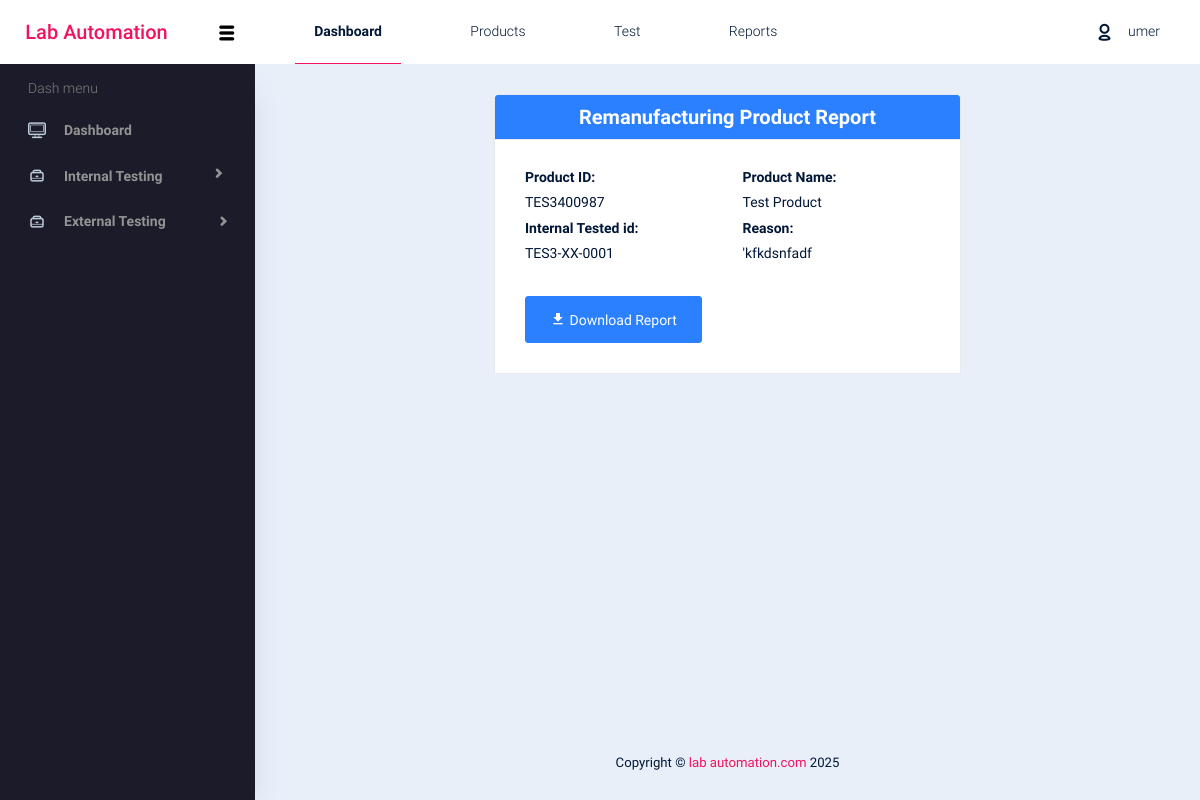
The app's page /remanufacturing-prod-report.php?prodid=2 (signed in) with its own data.
### tables this page shows
CREATE TABLE `remanufacturing` (
  `id` int(11) NOT NULL,
  `product_id` varchar(11) NOT NULL,
  `test_id` int(11) NOT NULL,
  `remarks` text DEFAULT NULL,
  `created_at` timestamp NOT NULL DEFAULT current_timestamp()
);

CREATE TABLE `products` (
  `id` int(11) NOT NULL,
  `product_id` char(10) DEFAULT NULL,
  `product_name` varchar(50) NOT NULL,
  `product_type_id` int(11) NOT NULL,
  `revision_code` char(2) NOT NULL,
  `manufacturing_number` char(5) NOT NULL,
  `manufactured_date` date NOT NULL,
  `created_at` timestamp NOT NULL DEFAULT current_timestamp(),
  `Uploaded_by` varchar(30) NOT NULL
);

CREATE TABLE `tests` (
  `id` int(11) NOT NULL,
  `test_id` varchar(20) DEFAULT NULL,
  `product_id` varchar(10) DEFAULT NULL,
  `test_type` varchar(50) DEFAULT NULL,
  `test_criteria` text DEFAULT NULL,
  `observed_output` text DEFAULT NULL,
  `test_result` enum('Passed','Failed') NOT NULL,
  `remarks` text DEFAULT NULL,
  `tested_by` varchar(100) DEFAULT NULL,
  `tested_at` datetime DEFAULT current_timestamp()
);

### remanufacturing-prod-report.php (the view, shortened to what this page needs)
<!DOCTYPE html>
<html lang="en">
<head>
    <link rel="stylesheet" href="vendors/typicons.font/font/typicons.css">
    <link rel="stylesheet" href="vendors/css/vendor.bundle.base.css">
    <link rel="stylesheet" href="css/vertical-layout-light/style.css">
    <link href="https://cdn.jsdelivr.net/npm/@mdi/font@7.2.96/css/materialdesignicons.min.css" rel="stylesheet">
</head>
<body>
    <div class="container-scroller">
        <?php include 'components/navBar.php'; ?>
        <div class="container-fluid page-body-wrapper">
            <?php include 'components/sideBar.php'; ?>
            <div class="main-panel">
                <div class="content-wrapper" style="display: flex; justify-content: center;">
                    <div class="row justify-content-center">
                        <div class="col-md-8">
                            <div class="card" id="htmlContent">
                                <div class="card-header bg-info text-white">
                                    <h3 class="text-center mb-0 font-weight-bold">Remanufacturing Product Report</h3>
                                </div>
                                <?php
                                include "config.php";
                                $id = $_GET['prodid'];
                                $sql = "SELECT
                                        r.id,
                                        r.product_id,
                                        t.test_id,
                                        p.product_name,
                                        r.remarks
                                        FROM remanufacturing r
                                        INNER JOIN tests t ON r.test_id = t.id
                                        INNER JOIN products p ON r.product_id = p.product_id
                                    WHERE r.id = {$id}";
                                $result = mysqli_query($connect, $sql);
                                if ($row = mysqli_fetch_assoc($result)) {
                                    ?>
                                    <div class="card-body">
                                        <div class="row">
                                            <div class="col-md-6">
                                                <h5 class="font-weight-bold">Product ID:</h5>
                                                <p><?= $row['product_id'] ?></p>
                                            </div>
                                            <div class="col-md-6">
                                                <h5 class="font-weight-bold">Product Name:</h5>
                                                <p><?= $row['product_name'] ?></p>
                                            </div>
                                            <div class="col-md-6">
                                                <h5 class="font-weight-bold"> Internal Tested id:</h5>
                                                <p><?= $row['test_id'] ?></p>
                                            </div>
                                            <div class="col-md-6">
                                                <h5 class="font-weight-bold">Reason:</h5>
                                                <p><?= $row['remarks'] ?></p>
                                            </div>
                                            <div class="col-md-12 mt-4">
                                                <button class="btn btn-info no-print" id="generatePDF">
                                                    <i class="mdi mdi-download"></i> Download Report
                                                </button>
                                            </div>
                                        </div>
                                    </div>
                                <?php } ?>
                            </div>
                        </div>
                    </div>
                </div>
                <?php include 'components/footer.php'; ?>
            </div>
        </div>
    </div>
</body>
</html>

### records on screen
remanufacturing: product "TES3400987", products.product_name "Test Product", test.test_id "TES3-XX-0001", remarks "'kfkdsnfadf"

### other values on screen
$_SESSION["first_name"] "umer"
